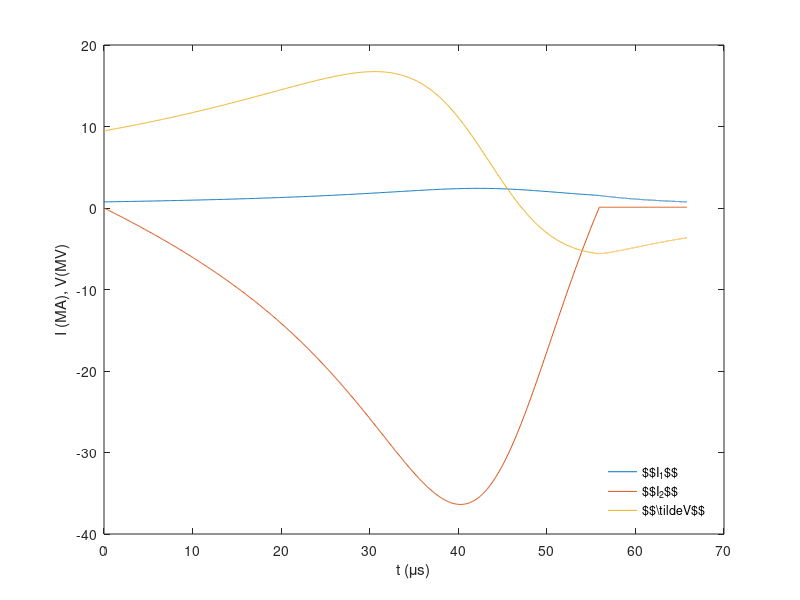

Write the MATLAB code that produced this figure. (Note: this script raises an error after producing the figure.)
function rlc_recharge_nozzle_circuit_v2()

%units
eV = 11605;
keV = 1000*eV;

%constants
mu0 = 4*pi*1e-7;


%inputs
m_propellant = .01;

if 0 %case used in lecture notes, 40 kV charged to caps
    %primary circuit (1) inputs
    L1 = 100e-9;
    R1 = 5e-3;
    
    %secondary circuit (2) inputs including reactor capacitance C
    L2 = 100e-9;
    R2 = 5e-3;
    C = 100e-6;
    
    %plasma inputs
    MW = 4;
    Rgas = 8314.5/MW;
    T0 = .5*keV;
    gamma = 1.3;
    
    %transformer inputs
    mu_r = 1;
    
    rT = .1;
    AT = rT^2 * pi;
    NT1 = 10;
    NT2 = NT1/10;
    lT1 = rT*1;
    lT2 = rT*3;
    
    %flux compression generator inputs
    Nfcc = 10;
    Rfcc = .95; %1.1;  %coil radius
    taufcc = Rfcc/(2*sqrt(2*gamma*Rgas*2*T0));
    
    %calculations from inputs
    LT1 = mu0 * mu_r * AT*NT1^2/lT1;
    LT2 = mu0 * mu_r * AT*NT2^2/lT2;
    MT = .9*sqrt(LT1*LT2);   
    
    %-----------initial conditions
    I10 = .51e6; %Amps, initial current in primary
    I20 = 0;
%     V10 = 0;
    V20 = 0;  %voltage on reactor caps
elseif 1  %PUFF
    m_propellant = .125;
    %primary circuit (1) inputs
    L1 = 100e-9;
    R1 = 0*1e-5 ;
    
    %secondary circuit (2) inputs including reactor capacitance C
    L2 = 10e-9;
    R2 = 5e-3 * 1;
    C = .01;  %because we need 50 MJ or more
    
    %plasma inputs
    MW = 4;
    Rgas = 8314.5/MW;
    T0 = 1*keV*.98;
    gamma = 1.3;
    
    %transformer inputs
    mu_r = 1;
    
    rT = .1;
    AT = rT^2 * pi;
    NT1 = 30;
    NT2 = 1.7; %NT1/10;
    lT1 = rT*1;
    lT2 = rT*4;
    
    %flux compression generator inputs
    Nfcc = 9;
    Rfcc = 18;
    taufcc = Rfcc/(2*sqrt(2*gamma*Rgas*2*T0));
    
    %calculations from inputs
    LT1 = mu0 * mu_r * AT*NT1^2/lT1;
    LT2 = mu0 * mu_r * AT*NT2^2/lT2;
    k=0.9;
    MT = k*sqrt(LT1*LT2);
        
    
    %-----------initial conditions
    I10 = .75e6; %Amps, initial current in primary
    I20 = 0;
%     V10 = 0;
    V20 = 0;  %voltage on reactor caps
else  %reactor grade caps
    
    m_propellant = .01;
    %primary circuit (1) inputs
    L1 = 100e-9;
    R1 = 5e-3 ;
    
    %secondary circuit (2) inputs including reactor capacitance C
    L2 = 100e-9;
    R2 = 5e-3 * 1;
    C = 400e-6;
    
    %plasma inputs
    MW = 4;
    Rgas = 8314.5/MW;
    T0 = 1*keV;
    gamma = 1.3;
    
    %transformer inputs
    mu_r = 1;
    
    rT = .1;
    AT = rT^2 * pi;
    NT1 = 20;
    NT2 = 2;
    lT1 = rT*1;
    lT2 = rT*3;
    
    %flux compression generator inputs
    Nfcc = 10;
    Rfcc = 3;
    taufcc = Rfcc/(2*sqrt(2*gamma*Rgas*2*T0));
    
    %calculations from inputs
    LT1 = mu0 * mu_r * AT*NT1^2/lT1;
    LT2 = mu0 * mu_r * AT*NT2^2/lT2;
    MT = .9*sqrt(LT1*LT2);
        
    
    %-----------initial conditions
    I10 = .77e6; %Amps, initial current in primary
    I20 = 0;
%     V10 = 0;
    V20 = 0;  %voltage on reactor caps
end

%make sure winding is backward.
% MT = -abs(MT);

%calculation of secondary initial conditions
B0 = mu0 * Nfcc * I10 /Rfcc;  %initial magnetic field, this is an approximation using the radius of the coils as a length scale
Phi0 = B0 * pi * Rfcc.^2;  %assuming this is conserved
A0 = pi*Rfcc.^2; %cross sectional area of nozzle


%% functions

% flux compression voltage model
% vexpfun = @(t) sqrt(gamma*Rgas*2*T0).* (cos(pi/2*t/taufcc) .* ((t/taufcc)<2)  -  (1.*(t/taufcc)>=2)) ;
Vfccfun = @(I,v) mu0 .* I * Nfcc^2/2 .* v;

%gap between field coil and plasma surface
dfun = @(r) Rfcc/2 - r;

%% initial conditions
Rp0 = 0;
vexp0 = sqrt(gamma*Rgas*2*T0);

%voltage on coil from expanding plasma
V10 = Vfccfun(I10,vexp0);


%time constant, based on flux compression time
tf = taufcc*20; %   Rfcc/vexp0 * 3;
dt = 100e-9;
%initial conditions
%                     initial plasma radius, initial plasma expansion rate
IV = [I10 I20 V10 V20 Rp0                    vexp0];

%options to ode
options = odeset('Events',@propellant_escapes_EventsFcn,'MaxStep',10e-9);

%solution to ode
[t,y,te,ye,ie]=ode45(@odefuns,[0:dt:tf],IV,options);



%call ode again if needed
if ie(end)==2 %event triggered by plasma hitting wall or being redirected by other nozzle field, not flux coil field, need to redirect flow
    tout = t; yout = y; teout = te; yeout = ye; ieout = ie;

    %initial conditions, which need some modifications
    IV2 = y(end,:);  
    %redirect the propellant flow
    IV2(6) = -IV2(6);
    %voltage on coil from expanding plasma
    IV2(3) = Vfccfun(IV2(1),vexp0);

    disp('Plasma bounced at nozzle wall');
    [t,y,te,ye,ie]=ode45(@odefuns,[t(end) tf],IV2,options);

    % Accumulate output.  
    nt = length(t);
    t = [tout; t(2:nt)];
    y = [yout; y(2:nt,:)];
    te = [teout; te];          % Events at tstart are never reported.
    ye = [yeout; ye];
    ie = [ieout; ie];

end


%call ode again if needed
if any(ie(2:end)==3) %event triggered by capacitor reaching its peak voltagae
    tout = t; yout = y; teout = te; yeout = ye; ieout = ie;

    %initial conditions, which need some modifications
    IV2 = y(end,:);  
    
    %turn off transformer and secondary circuit
    LT1 = 0;
    LT2 = 0;
    MT = 0;
    R2 = 1e0;
    
    disp('Capacitor reached peak charging voltage');
    [t,y,te,ye,ie]=ode45(@odefuns,[t(end) tf],IV2,options);

    % Accumulate output.  
    nt = length(t);
    t = [tout; t(2:nt)];
    y = [yout; y(2:nt,:)];
    te = [teout; te];          % Events at tstart are never reported.
    ye = [yeout; ye];
    ie = [ieout; ie];
    
end




I1 = y(:,1);
I2 = y(:,2);
R_plasma = y(:,5);
V_plasma = y(:,6);

% Vfcc = y(:,3);
Vfcc = Vfccfun(I1,V_plasma);
Vc = y(:,4);


% ---------- Force on plasma vs time
%area between coil and plasma
Area = A0 - 2*pi*R_plasma.^2;  %I'm assuming the plasma is a cylinder equal to Rp, it's current radius

%updated magnetic field between plasma
Bfield = Phi0./Area;

%calculate the force and acceleration acting on the plasma
Force = -Bfield.^2 /2/mu0 .* Area;

% ---------- Energies in the circuit
MJ = 1e-6;
% E_fcc =  .5 *mu0 * Nfcc^2  * dfun(R_plasma)/2 .* I1.^2 *MJ;
E_fcc =  .5 *mu0 * Nfcc^2  * Rfcc/2 .* I1.^2 *MJ;
E_plasma = .5*m_propellant*V_plasma.^2 *MJ;
E_cap = .5*C*Vc.^2 *MJ;
E_tot = E_fcc + E_plasma + E_cap;

Gain=E_cap(end)/(E_plasma(end)-E_plasma(1))

%plot the results
figure(1),
plot(t*1e6,I1/1e6), hold on
plot(t*1e6,I2/1e6), hold on
plot(t*1e6,Vfcc/1e6), hold off
xlabel('t (\mus)');
ylabel('I (MA), V(MV)')
lh = legend('$$I_1$$','$$I_2$$','$$\tilde{V}$$','location','southeast'); legend boxoff;
lh.Interpreter = 'latex';
grid on

figure(2),
plot(t*1e6,Vc/1e3)
xlabel('t (\mus)');
ylabel('V_c (kV)')
grid on
% lh = legend('Recharge Circuit (kV)','Flux Compression (MV)'); legend boxoff;

figure(3),
plot(t*1e6,R_plasma/(Rfcc/2))
xlabel('t (\mus)');
ylabel('R_{plasma}/R_{coil}')
grid on

figure(4),
plot(t*1e6,V_plasma/1e3)
xlabel('t (\mus)');
ylabel('V_{plasma} (km/s)')
grid on

figure(5),
plot(t*1e6,Bfield)
xlabel('t (\mus)');
ylabel('B (T)')
grid on

%energy in plasma and circuit
figure(6),
semilogy(t*1e6,E_fcc, ...
     t*1e6,E_plasma, ...
     t*1e6,E_cap, ...
     t*1e6,E_tot)
xlabel('t (\mus)');
ylabel('E (MJ)')
grid on
lh6 = legend('Coil','Plasma','Cap','Total'); legend boxoff
ylim([1e-3 1e6])

% keyboard

% figure(3)
% plot(t/taufcc,sqrt(gamma*Rgas*2*T0) * cos(2*pi*t/4/taufcc)/1000);
% 
% keyboard

% [ax,h1,h2] = plotyy(t*1e6,Vc/1e3,t*1e6,Vfcc/1e6); %, hold on 
% % plot(t*1e6,Vc/1e3), hold off
% xlabel('t (\mus)');
% ylabel(ax(1),'Capacitor Voltage (kV)')
% ylabel(ax(2),'Flux Compression Voltage (MV)')


%keyboard4


    function dy = odefuns(t,y)
        %
        %y1 = I1
        %y2 = I2
        %y3 = V1
        %y4 = V2
        %y5 = plasma radius
        %y6 = plasma velocity

        dy = zeros(length(IV),1);
 
        %-------------update variables
        I1 = y(1);
        I2 = y(2);
        V2 = y(4);
        %         V1 = -(mu0 * I1 * Nfcc * sqrt(2*gamma*Rgas*T0))/2 *cos(pi*t/2/taufcc);
        %expansion velocity, plasma/coil gap distance d
%         vexp = vexpfun(t);
        vexp = y(6); %expansion velocity

        
        %plasma geometry
        Rp = max(y(5),0);  %plasma radius
        d = dfun(Rp);
                        
        %area between coil and plasma
        A = A0 - 2*pi*Rp*Rp;  %I'm assuming the plasma is a cylinder equal to Rp, it's current radius

        %update reference field and flux from coil based on updated coil current, without plasma
        Bref = mu0 * Nfcc * I1 /Rfcc;  %initial magnetic field, this is an approximation using the radius of the coils as a length scale
        Phi = Bref * pi * Rfcc.^2;  %assuming this is conserved
        A0 = pi*Rfcc.^2; %max cross sectional area of nozzle
        
        %updated magnetic field between plasma
        B = Phi/A;
                
        %calculate the force and acceleration acting on the plasma
        F = -B^2 /2/mu0 * A;
        
        %turn on MHD, which acts like a drag term on the plasma and a voltage term on the primary coil
        if vexp<0 %plasma is rebounding and going out the exhaust.  Turn on the MHD generator.  Whoopee doo!
            VMHD = abs(vexp) * 1 * 2*pi*Rfcc * (I1<I10);
            dudt_mhd = -abs(I1*VMHD/m_propellant./(abs(vexp) + .1) *(abs(vexp)>100))* (I1<I10);
        else
            VMHD = 0;
            dudt_mhd = 0;
        end
        
        %
        %         V1 = y(3); %Vfccfun(I1,t,vexp);
        V1 = Vfccfun(I1,vexp) + VMHD;
        dudt = F/m_propellant*(Rp>0) + dudt_mhd;
            
        %flux compression coil fcc inductance
        Lfcc = mu0 * Nfcc^2 *d/2;
        
        %circuit equations
        
        %voltage on secondary
        dy(4) = -I2/C;
        
        %current on secondary
        dy(2) = (V2 - I2 * R2 - MT *((V1 - I1*R1)/(L1+Lfcc+LT1)))/(L2 + LT2 - (MT^2/(L1+Lfcc+LT1)) );
                
        
        %voltage on primary, which I can't make work right as an ode because you would have to include time derivative of I1 and have a 2nd term below for dy(3)
        dy(3) = I1*mu0*Nfcc^2 * (-dudt)*0;
        
        %current on primary
        dy(1) = (V1-I1*R1-MT*dy(2))/(L1+Lfcc+LT1);
        
        %plasma radius and expansion rate
        dy(5) = vexp;  
        dy(6) = dudt;
        
%         if t>(taufcc*.95)
%             keyboard
%         end
%                 
    end

    function [position,isterminal,direction] = propellant_escapes_EventsFcn(t,y)
        position(1) = y(5); % plasma radius, The value that we want to be zero
        isterminal(1) = 1;  % Halt integration if plasma leaves nozzle
        direction(1) = -1;   % The zero can be approached from negative direction (after flow has been redirected)

        position(2) =  dfun(y(5)) - .05*dfun(0); % The value that we want to be zero, when gap is less than 5% of original value
        isterminal(2) = 1;  % Halt integration if plasma hits the wall protecting the coils and is abruptly redirected
        direction(2) = 0;   % The zero can be approached from either direction
        
        %capacitor charged up as much as it will get
        position(3) =  y(2); % The value that we want to be zero, when gap is less than 5% of original value
        isterminal(3) = 2;  % Halt integration if plasma hits the wall protecting the coils and is abruptly redirected
        direction(3) = 0;   % The zero can be approached from either direction

        %flux coil current falls below seed current value
        position(4) =  y(1)-I10; % The value that we want to be zero, when gap is less than 5% of original value
        isterminal(4) = 1;  % Halt integration if plasma hits the wall protecting the coils and is abruptly redirected
        direction(4) = -1;   % The zero can be approached only when the coil current is decreasing from its peak value

        
        
        %         if t>1e-6
%             keyboard
%         end
        
    end

end